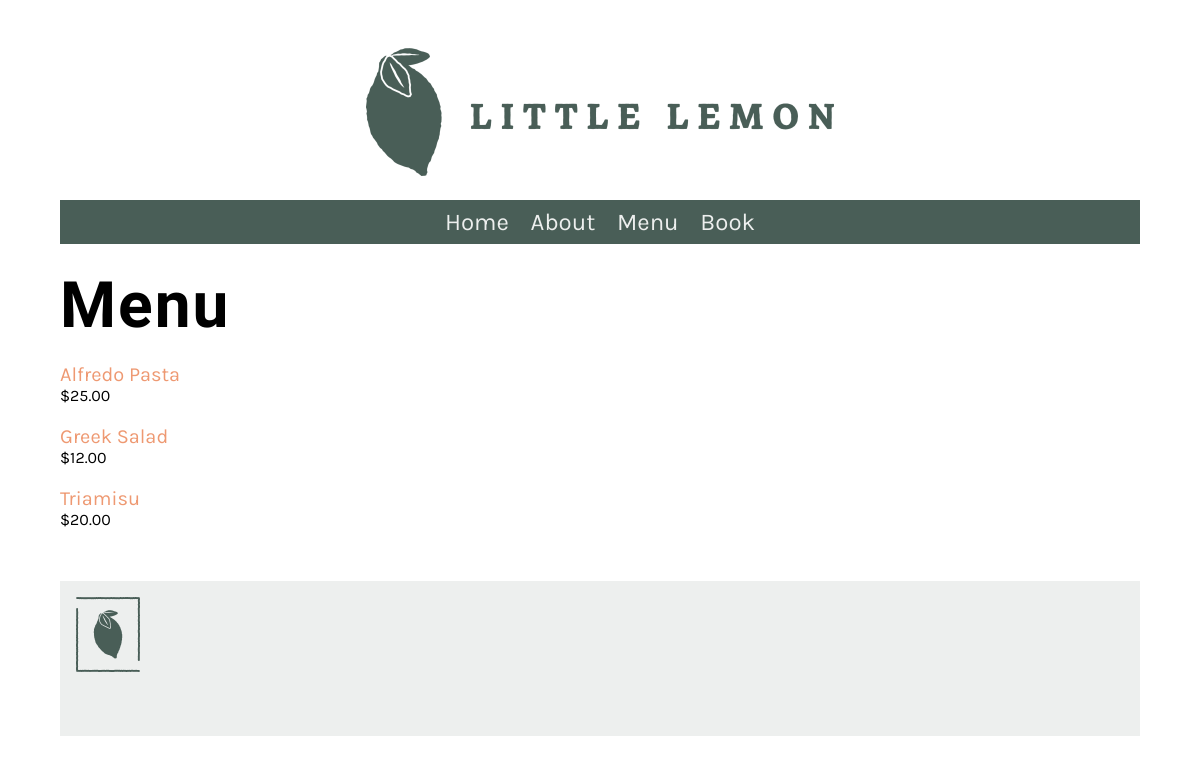
The app's page /menu/, older data.
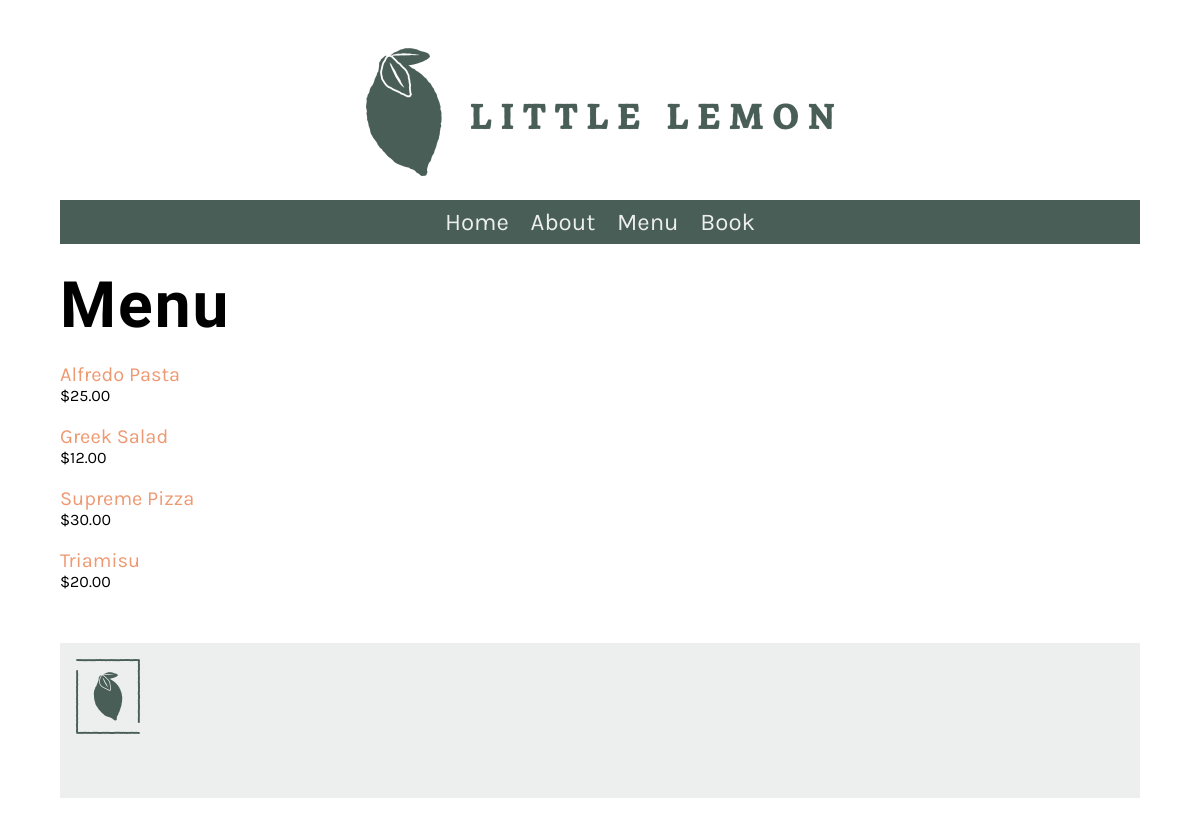
The same page, newer data.
### restaurant/models.py (models this page shows, shortened)
class MenuItem(models.Model):
   name = models.CharField(max_length=200)
   price = models.IntegerField()
   description = models.TextField(max_length=1000, default='')
   image = models.ImageField(upload_to = 'restaurant\static\img\menu_items',null= False,default='logo_footer.png')

### restaurant/views.py (the view)
# urls.py: path('menu/', views.menu, name="menu"),
def menu(request):
    menu_data = MenuItem.objects.select_related('MenuItem').values('name','price')
    main_data ={'menuItems': menu_data}
    return render(request, 'menu.html', main_data)

### restaurant/templates/menu.html
{% extends 'base.html' %}
{% load static %}
{% block content %}
<h1>Menu</h1>
<div class="column">
    {% for item in menuItems|dictsort:"name" %}
    <p>
    <a href="{% url 'menuItem' item.name %}">{{item.name}}</a>
    <span class="menu-price">${{ item.price }}.00</span>
    </p>
    {% endfor %}
</div>
{% endblock %}

### restaurant/templates/base.html (shortened to what this page needs)
{% load static %}
<!DOCTYPE html>
<html lang="en">
  <head>
    <link
      rel="preload"
      as="style"
      href="{% static 'css/style.css' %}"
      onload="this.rel = 'stylesheet'"
    />
  </head>
  <body>
    {% include 'partials/_header.html' %}
    <main>{% block content %} {% endblock %}</main>
    {% include 'partials/_footer.html' %}
  </body>
</html>

### restaurant/templates/partials/_header.html
{% load static %}
<header>
  <img src="{% static 'img/logo.png' %}" />
</header>
<nav>
  <ul>
    <li><a href="{% url 'home' %}">Home</a></li>
    <li><a href="{% url 'about' %}">About</a></li>
    <li><a href="{% url 'menu' %}">Menu</a></li>
    <li><a href="{% url 'book' %}">Book</a></li>
  </ul>
</nav>

### restaurant/templates/partials/_footer.html
{% load static %}
<footer>
    <div class="column">
    <div class="row">
        <img src="{% static 'img/logo_footer.png' %}" />
    </div>
    </div>
</footer>

### restaurant/static/css/style.css (style rules this page uses)
body { font-family: 'Karla', sans-serif; margin-top: 3rem; margin-bottom: 3rem; margin-left: 5%; margin-right: 5%; }
h1, h2, h3, h4, h5, h6 { font-family: 'Markazi Text', serif; letter-spacing: 2px;; }
h1 { font-size: 4rem; margin-top: 1.5rem; margin-bottom: 0; }
p, ul { font-size: 1.25rem;; }
a { color: #EE9972; text-decoration: none; }
header img { display: block; margin-left: auto; margin-right: auto; max-width: 100%; height: auto; }
nav { background-color: #495E57; margin-top: 1rem; margin-bottom: 1rem; margin-bottom: 0px; }
nav ul { list-style: none; font-size: 1.5rem; text-align: center; padding-inline-start: 0rem; margin-bottom: 0px; }
nav ul li { display: inline-block; margin: 0.5rem; }
nav ul a { color: #EDEFEE; text-decoration: none; }
footer { background-color: #EDEFEE; padding: 1rem; display: flex; gap: 2rem 1rem; }
footer img { max-width: 20%; max-height: 50%; }
.row { display: flex; flex-direction: row; width: 100%; padding-bottom: 1rem; }
.column { flex-basis: 50%; margin-bottom: 1rem; padding-bottom: 1rem; }
.menu-price { display: block; font-size: 1rem; }

Row changes from the older to the newer data that the page shows:
added MenuItem: name "Supreme Pizza", price "30"
